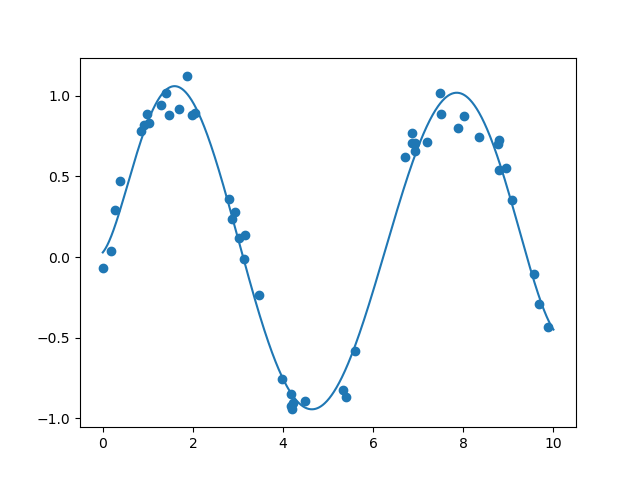

Write the Python code that produced this figure.
import numpy as np
import matplotlib.pyplot as plt
from sklearn.preprocessing import PolynomialFeatures
from sklearn.pipeline import make_pipeline
from sklearn.linear_model import LinearRegression

x = np.array([2,3,4])
poly = PolynomialFeatures(3,include_bias=False)
poly.fit_transform(x[:, None])

poly_model = make_pipeline(PolynomialFeatures(7),LinearRegression())
rng = np.random.RandomState(1)
x = 10 * rng.rand(50)
y = np.sin(x) + 0.1 * rng.randn(50)

poly_model.fit(x[:, np.newaxis],y)
xfit = np.linspace(0,10,1000)
yfit = poly_model.predict(xfit[:,np.newaxis])

plt.scatter(x,y)
plt.plot(xfit,yfit)
plt.show()
